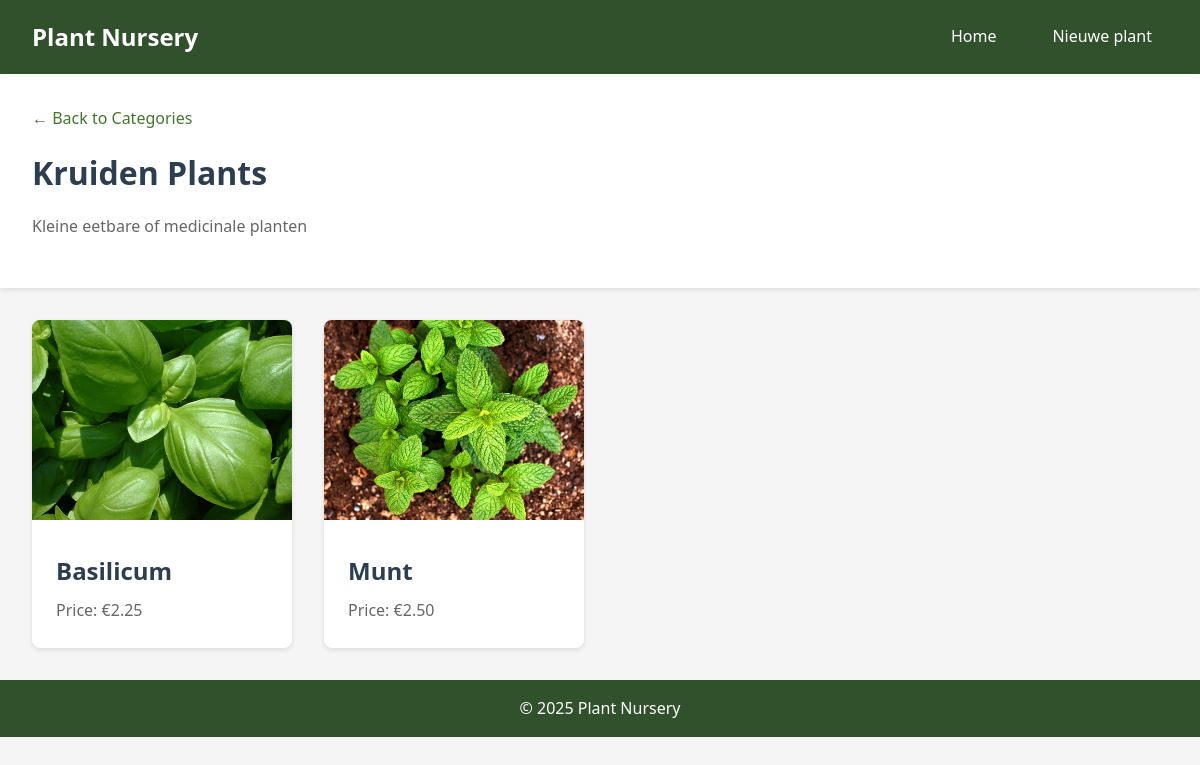
/category.php?id=2, run on the app's committed database.
### tables this page shows
CREATE TABLE category (
    id INT(11) AUTO_INCREMENT PRIMARY KEY,
    name VARCHAR(255) NOT NULL,
    description TEXT NOT NULL
);

CREATE TABLE plant (
    id INT(11) AUTO_INCREMENT PRIMARY KEY,
    name VARCHAR(255) NOT NULL,
    image VARCHAR(255) NOT NULL,
    price DECIMAL(6,2) NOT NULL,
    category_id INT(11) NOT NULL,
    FOREIGN KEY (category_id) REFERENCES category(id)
);

### category.php (the view, shortened to what this page needs)
<?php
require_once 'config.php';
$category_id = isset($_GET['id']) ? (int)$_GET['id'] : 0;
$stmt = $pdo->prepare('SELECT * FROM category WHERE id = ?');
$stmt->execute([$category_id]);
$category = $stmt->fetch();
$stmt = $pdo->prepare('SELECT * FROM plant WHERE category_id = ?');
$stmt->execute([$category_id]);
$plants = $stmt->fetchAll();
?>
<!DOCTYPE html>
<html lang="en">
<head>
    <link rel="stylesheet" href="style.css">
</head>
<body>
    <div class="site-header">
        <div class="container">
            <a href="index.php" class="logo">Plant Nursery</a>
            <div class="nav-menu">
                <a href="index.php">Home</a>
                <a href="new.php">Nieuwe plant</a>
            </div>
        </div>
    </div>
    <header>
        <div class="container">
            <a href="index.php" class="back-btn">← Back to Categories</a>
            <h1><?php echo htmlspecialchars($category['name']); ?> Plants</h1>
            <div class="category-info">
                <p><?php echo htmlspecialchars($category['description']); ?></p>
            </div>
        </div>
    </header>
    <main>
        <div class="container">
            <?php if (count($plants) > 0): ?>
                <div class="plant-list">
                    <?php foreach ($plants as $plant): ?>
                        <div class="plant-card">
                            <img src="img/plants/<?php echo htmlspecialchars($plant['image']); ?>"
                                 alt="<?php echo htmlspecialchars($plant['name']); ?>">
                            <div class="plant-info">
                                <h2><?php echo htmlspecialchars($plant['name']); ?></h2>
                                <p>Price: €<?php echo number_format($plant['price'], 2); ?></p>
                            </div>
                        </div>
                    <?php endforeach; ?>
                </div>
            <?php else: ?>
                <p>No plants found in this category.</p>
            <?php endif; ?>
        </div>
    </main>
    <footer>
        <div class="container">
            <p>&copy; <?php echo date('Y'); ?> Plant Nursery</p>
        </div>
    </footer>
</body>
</html>

### style.css (style rules this page uses)
* { margin: 0; padding: 0; box-sizing: border-box; }
body { font-family: "Segoe UI", Tahoma, Geneva, Verdana, sans-serif; line-height: 1.6; color: #333; background-color: #f5f5f5; }
.container { max-width: 1200px; margin: 0 auto; padding: 0 2rem; }
.site-header { background-color: #31502c; padding: 1rem 0; box-shadow: 0 2px 5px rgba(0, 0, 0, 0.1); }
.site-header .container { display: flex; justify-content: space-between; align-items: center; }
.logo { color: #fff; text-decoration: none; font-size: 1.5rem; font-weight: bold; }
.nav-menu { display: flex; gap: 1.5rem; }
.nav-menu a { color: #fff; text-decoration: none; padding: 0.5rem 1rem; border-radius: 4px; transition: background-color 0.3s; }
header { background-color: #fff; padding: 2rem 0; margin-bottom: 2rem; box-shadow: 0 2px 5px rgba(0, 0, 0, 0.1); }
header .container { display: flex; flex-direction: column; }
h1 { color: #2c3e50; margin-bottom: 1rem; }
.back-btn { color: #44752e; text-decoration: none; display: inline-block; margin-bottom: 1rem; }
main { margin-bottom: 2rem; }
.category-info p { margin-bottom: 1rem; color: #666; }
.plant-list { display: grid; grid-template-columns: repeat(auto-fill, minmax(250px, 1fr)); gap: 2rem; margin-bottom: 2rem; }
.plant-card { background-color: #fff; border-radius: 8px; overflow: hidden; box-shadow: 0 2px 5px rgba(0, 0, 0, 0.1); transition: transform 0.3s; }
.plant-card img { width: 100%; height: 200px; object-fit: cover; }
.plant-info { padding: 1.5rem; }
.plant-info h2 { color: #2c3e50; margin-bottom: 0.5rem; }
.plant-info p { color: #666; }
footer { background-color: #31502c; color: #fff; text-align: center; padding: 1rem 0; margin-top: 2rem; }

### data on the page
category: name "Kruiden", description "Kleine eetbare of medicinale planten"
plant: image (picture), name "Basilicum", price "2.25"
plant: image (picture), name "Munt", price "2.50"
